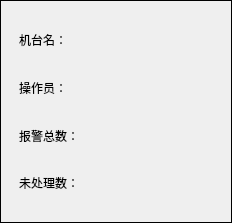
<?xml version="1.0" encoding="UTF-8"?>
<ui version="4.0">
 <class>ClientInfo</class>
 <widget class="QFrame" name="ClientInfo">
  <property name="geometry">
   <rect>
    <x>0</x>
    <y>0</y>
    <width>232</width>
    <height>223</height>
   </rect>
  </property>
  <property name="windowTitle">
   <string>ClientInfo</string>
  </property>
  <property name="autoFillBackground">
   <bool>true</bool>
  </property>
  <property name="styleSheet">
   <string notr="true"/>
  </property>
  <property name="frameShape">
   <enum>QFrame::Box</enum>
  </property>
  <layout class="QGridLayout" name="gridLayout_2">
   <property name="leftMargin">
    <number>9</number>
   </property>
   <property name="topMargin">
    <number>9</number>
   </property>
   <property name="rightMargin">
    <number>9</number>
   </property>
   <property name="bottomMargin">
    <number>9</number>
   </property>
   <property name="spacing">
    <number>6</number>
   </property>
   <item row="0" column="0">
    <layout class="QGridLayout" name="gridLayout" columnstretch="0,0">
     <property name="leftMargin">
      <number>9</number>
     </property>
     <property name="topMargin">
      <number>9</number>
     </property>
     <property name="rightMargin">
      <number>9</number>
     </property>
     <property name="bottomMargin">
      <number>9</number>
     </property>
     <property name="spacing">
      <number>6</number>
     </property>
     <item row="4" column="1">
      <widget class="QLabel" name="label_totalRecive">
       <property name="text">
        <string/>
       </property>
      </widget>
     </item>
     <item row="5" column="1">
      <widget class="QLabel" name="label_totalRetrieve">
       <property name="text">
        <string/>
       </property>
      </widget>
     </item>
     <item row="4" column="0">
      <widget class="QLabel" name="label_title_totalRecive">
       <property name="text">
        <string>报警总数：</string>
       </property>
      </widget>
     </item>
     <item row="5" column="0">
      <widget class="QLabel" name="label_title_totalRetrieve_2">
       <property name="text">
        <string>未处理数：</string>
       </property>
      </widget>
     </item>
     <item row="3" column="0">
      <widget class="QLabel" name="label_title_operatorName">
       <property name="text">
        <string>操作员：</string>
       </property>
      </widget>
     </item>
     <item row="1" column="1">
      <widget class="QLabel" name="label_machineName">
       <property name="text">
        <string/>
       </property>
      </widget>
     </item>
     <item row="1" column="0">
      <widget class="QLabel" name="label_title_operatorName_2">
       <property name="text">
        <string>机台名：</string>
       </property>
      </widget>
     </item>
     <item row="3" column="1">
      <widget class="QLabel" name="label_operatorName">
       <property name="text">
        <string/>
       </property>
      </widget>
     </item>
    </layout>
   </item>
  </layout>
 </widget>
 <layoutdefault spacing="6" margin="11"/>
 <resources/>
 <connections/>
</ui>
